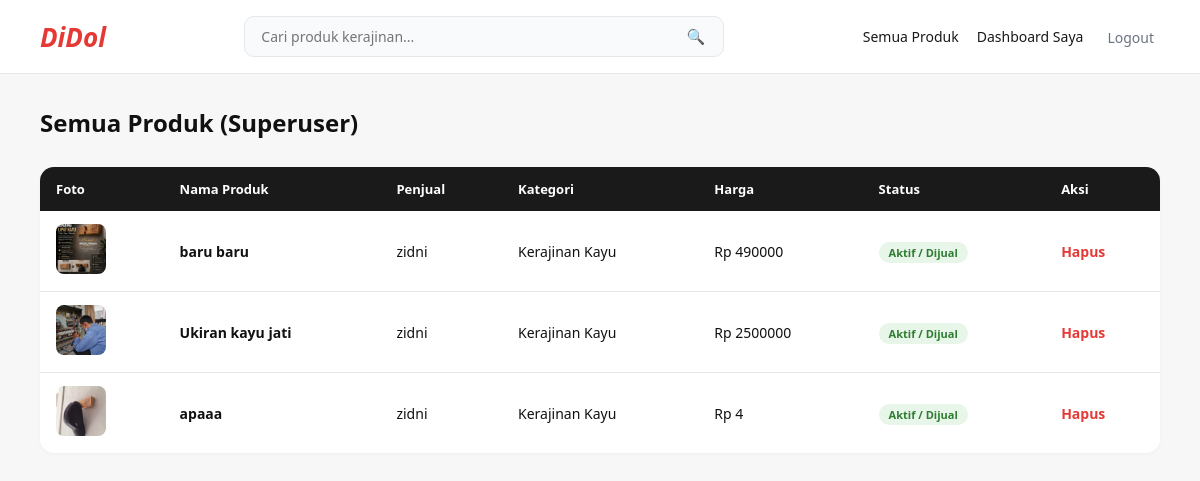
/products/semua-produk/ (signed in), run on an earlier commit of the app's database.
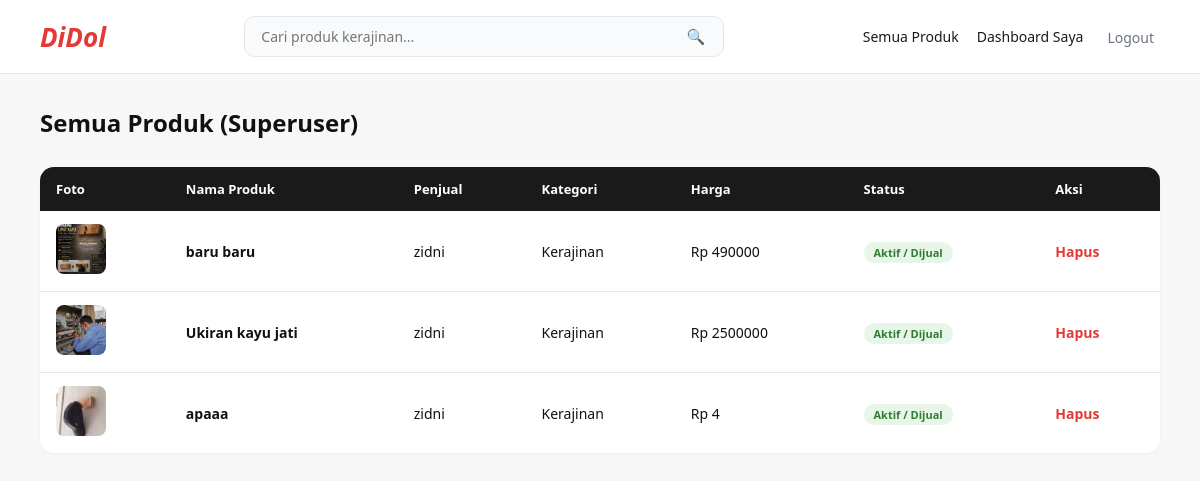
And on a later commit of the database.
### products/models.py (models this page shows, shortened)
class Product(models.Model):
    CATEGORY_CHOICES = [
        ("Kerajinan", "Kerajinan"),
        ("Furniture", "Furniture"),
        ("Alat Serbaguna", "Alat Serbaguna"),
        ("Lainnya", "Lainnya"),
    ]
    KONDISI_CHOICES = [
        ("Ready", "Ready Stock"),
        ("PreOrder", "Pre Order"),
    ]
    STATUS_CHOICES = [
        ("Aktif", "Aktif / Dijual"),
        ("Terjual", "Terjual"),
    ]
    penjual = models.ForeignKey(get_user_model(), on_delete=models.CASCADE)
    nama = models.CharField(max_length=255)
    kategori = models.CharField(max_length=20, choices=CATEGORY_CHOICES)
    brand = models.CharField(max_length=100, blank=True)
    harga = models.PositiveIntegerField()
    sembunyikan_harga = models.BooleanField(default=False, help_text="Centang untuk menyensor harga di halaman publik, misal Rp 10000 tampil jadi Rp 1xxxx")
    kondisi = models.CharField(max_length=20, choices=KONDISI_CHOICES)
    status = models.CharField(max_length=20, choices=STATUS_CHOICES, default="Aktif")
    stok = models.PositiveIntegerField(default=0, help_text="Jumlah stok tersedia (khusus untuk kondisi Ready Stock)")
    jumlah_terjual = models.PositiveIntegerField(default=0)
    lokasi = models.CharField(max_length=100)
    no_wa = models.CharField(max_length=20, help_text="Contoh: 6281234567890 (kode negara, tanpa + atau 0 di depan)")
    spesifikasi = models.TextField(blank=True, help_text="Detail ukuran, bahan, berat, cara pakai, dll.")
    foto = models.ImageField(upload_to="produk/", blank=True, null=True, help_text="Foto utama/sampul produk")
    dibuat = models.DateTimeField(auto_now_add=True)

### products/views.py (the view)
# urls.py: path("semua-produk/", admin_all_products_view, name="admin_all_products"),
@login_required
def admin_all_products_view(request):
    if not request.user.is_superuser:
        return redirect("dashboard")
    products = Product.objects.all().order_by("-dibuat")
    return render(request, "products/admin_all_products.html", {"products": products})

### templates/products/admin_all_products.html
{% extends "base.html" %}
{% block content %}
<div class="page-header">
    <h2>Semua Produk (Superuser)</h2>
</div>
<table>
    <thead>
        <tr>
            <th>Foto</th>
            <th>Nama Produk</th>
            <th>Penjual</th>
            <th>Kategori</th>
            <th>Harga</th>
            <th>Status</th>
            <th>Aksi</th>
        </tr>
    </thead>
    <tbody>
        {% for product in products %}
        <tr>
            <td>
                {% if product.foto %}
                    <img src="{{ product.foto.url }}" width="50" height="50">
                {% endif %}
            </td>
            <td><strong>{{ product.nama }}</strong></td>
            <td>{{ product.penjual.username }}</td>
            <td>{{ product.kategori }}</td>
            <td>Rp {{ product.harga }}</td>
            <td><span class="status-badge">{{ product.get_status_display }}</span></td>
            <td>
                <a href="{% url 'product_delete' product.pk %}" class="btn-link" style="color: var(--primary);">Hapus</a>
            </td>
        </tr>
        {% empty %}
        <tr><td colspan="7" class="empty-state">Belum ada produk sama sekali.</td></tr>
        {% endfor %}
    </tbody>
</table>
{% endblock %}

What changed in the data, as far as the page shows it:
changed Product "baru baru": kategori "Kerajinan Kayu" → "Kerajinan"
changed Product "Ukiran kayu jati": kategori "Kerajinan Kayu" → "Kerajinan"
changed Product "apaaa": kategori "Kerajinan Kayu" → "Kerajinan"
